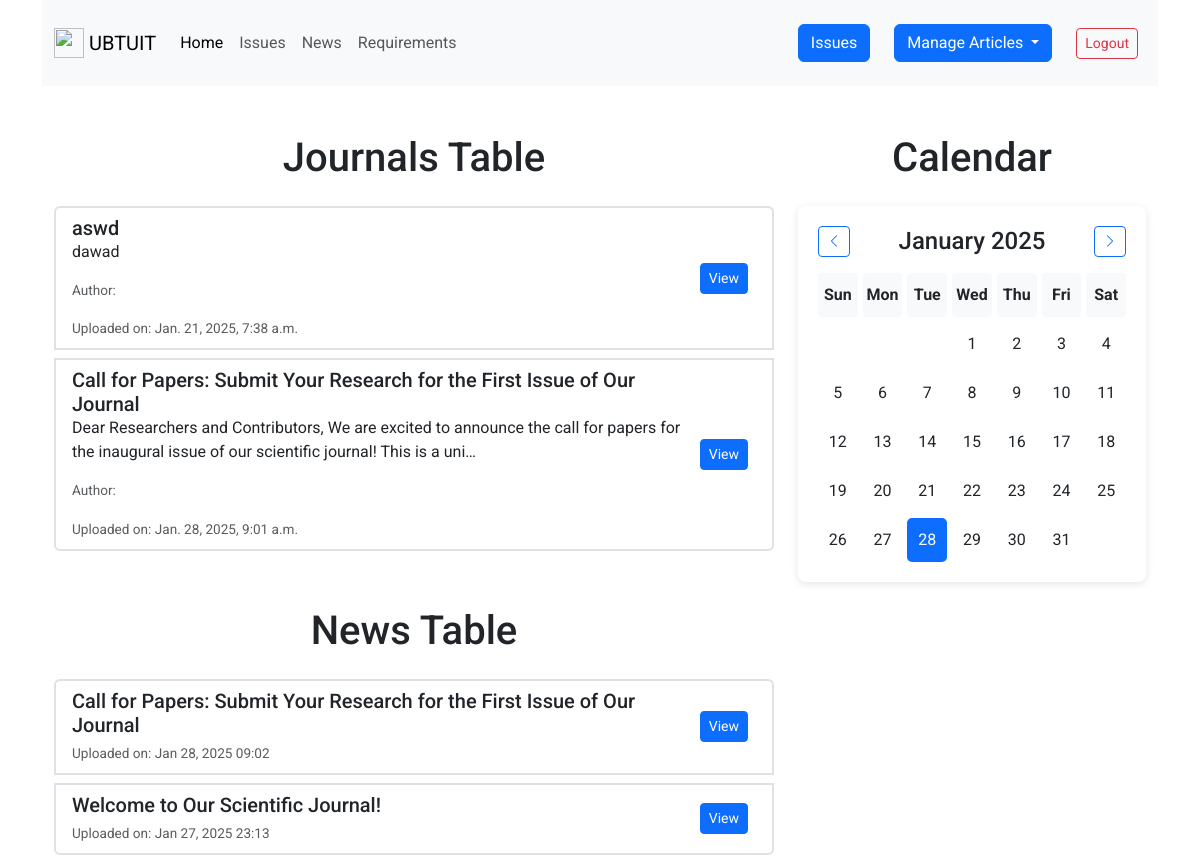
Screenshot of / (signed in) with the database file from the repository.
### journals/models.py (models this page shows, shortened)
class Journal(models.Model):
    user = models.ForeignKey(User, on_delete=models.SET_NULL, null=True)
    title = models.CharField(max_length=255)
    description = models.TextField()
    file_url = models.FileField(upload_to='journal_files/')
    created_at = models.DateTimeField(auto_now_add=True)
    updated_at = models.DateTimeField(auto_now=True)

### news/models.py (models this page shows, shortened)
class New(models.Model):
    title = models.CharField(max_length=255)
    subtitle = models.CharField(max_length=500, blank=True, null=True)
    description = models.TextField()
    creator = models.ForeignKey(User, on_delete=models.CASCADE, related_name='news_created')
    created_at = models.DateTimeField(auto_now_add=True)
    updated_at = models.DateTimeField(auto_now=True)

### pages/views.py (the view, shortened to what this page needs)
# urls.py: 2. Add a URL to urlpatterns:  path('', views.home, name='home')
def home(request):
    query = request.GET.get('q')
    search_year = request.GET.get('search_year')
    search_issue = request.GET.get('search_issue')
    last_quarter_start, last_quarter_end = get_last_quarter_dates()
    if query:
        journals = Journal.objects.filter(
            Q(title__icontains=query) |
            Q(description__icontains=query)
        ).filter(
            created_at__lt=last_quarter_start  # Exclude journals from last quarter
        ).order_by('-created_at')
    else:
        journals = Journal.objects.all()
    if search_year:
        journals = journals.filter(created_at__year=search_year)
    paginator = Paginator(journals, 14)  # 14 journals per page
    page = request.GET.get('page')
    try:
        journals = paginator.page(page)
    except PageNotAnInteger:
        journals = paginator.page(1)
    except EmptyPage:
        journals = paginator.page(paginator.num_pages)
    latest_news = New.objects.all().order_by('-created_at')[:10]
    return render(request, 'user/pages/home.html', {'journals': journals, 'news_obj': latest_news})

### articles/additional_functions.py (called while the page is built)
def get_last_quarter_dates():
    today = timezone.now()
    quarter = (today.month - 1) // 3 + 1
    if quarter == 1:
        last_quarter_year = today.year - 1
        last_quarter_start_month = 10  # October
    else:
        last_quarter_year = today.year
        last_quarter_start_month = (quarter - 2) * 3 + 1
    last_quarter_start = datetime(last_quarter_year, last_quarter_start_month, 1)
    if last_quarter_start_month + 3 > 12:
        next_quarter_start_month = (last_quarter_start_month + 3) % 12
        next_quarter_start_year = last_quarter_year + 1
    else:
        next_quarter_start_month = last_quarter_start_month + 3
        next_quarter_start_year = last_quarter_year
    next_quarter_start = datetime(next_quarter_start_year, next_quarter_start_month, 1)
    last_quarter_end = next_quarter_start - timedelta(days=1)
    return last_quarter_start, last_quarter_end

### templates/user/pages/home.html (shortened to what this page needs)
{% extends 'user/master.html' %}
{% load static %}
{% block content %}
<div class="container">
    <div class="row">
        <div class="col-md-8">
            <h1 class="text-center mt-5 mb-4">Journals Table</h1>
            <ul class="list-group">
                {% for journal in journals %}
                    <li class="list-group-item mb-2 border-2">
                        <div class="d-flex justify-content-between align-items-center">
                            <div>
                                <h5 class="mb-0">{{ journal.title }}</h5>
                                <p>{{ journal.description|truncatechars:150 }}</p>
                                <p class="text-muted">Author: {{ journal.user.lastname }}</p>
                                <small class="text-muted">Uploaded on: {{ journal.created_at }}</small>
                            </div>
                            <div>
                                <a href="{% url 'journal_detail' journal_id=journal.id %}" class="btn btn-sm btn-primary me-2">View</a>
                            </div>
                        </div>
                    </li>
                {% endfor %}
            </ul>
            <h1 class="text-center mt-5 mb-4">News Table</h1>
            <ul class="list-group">
                {% for news in news_obj %}
                    <li class="list-group-item mb-2 border-2">
                        <div class="d-flex justify-content-between align-items-center">
                            <div>
                                <h5 class="mb-1">{{ news.title }}</h5>
                                <small class="text-muted">Uploaded on: {{ news.created_at|date:"M d, Y H:i" }}</small>
                            </div>
                            <div>
                                <a href="{% url 'news_detail' pk=news.pk %}" class="btn btn-sm btn-primary me-2">View</a>
                            </div>
                        </div>
                    </li>
                {% endfor %}
            </ul>
        </div>
        <div class="col-md-4">
            <h1 class="text-center mt-5 mb-4">Calendar</h1>
            <div class="calendar mt-4" id="calendar_first">
                <div class="calendar-header d-flex justify-content-between align-items-center">
                    <button class="btn btn-outline-primary btn-sm" id="prevMonth"><i class="bi bi-chevron-left"></i></button>
                    <h4 id="monthAndYear" class="mb-0"></h4>
                    <button class="btn btn-outline-primary btn-sm" id="nextMonth"><i class="bi bi-chevron-right"></i></button>
                </div>
                <div class="calendar-body mt-3">
                </div>
            </div>
        </div>
    </div>
</div>
{% endblock content %}
{% block style %}
<link href="https://cdn.jsdelivr.net/npm/bootstrap-icons@1.10.5/font/bootstrap-icons.css" rel="stylesheet">
{% endblock %}

### templates/user/pages/home.html (style rules this page uses)
.calendar { background-color: #fff; padding: 20px; border-radius: 8px; box-shadow: 0 2px 8px rgba(0, 0, 0, 0.1); }
.calendar-header { display: flex; justify-content: space-between; align-items: center; }
.calendar-body { display: grid; grid-template-columns: repeat(7, 1fr); gap: 5px; margin-top: 10px; }
.text-muted { font-size: 0.85em; }

### templates/user/master.html (style rules this page uses)
* { font-family: "Roboto", sans-serif; }

### rows the page displays
Journal: title "aswd", description "dawad", created_at "Jan. 21, 2025, 7:38 a.m."
Journal: title "Call for Papers: Submit Your Research for the First Issue of Our Journal", description "Dear Researchers and Contributors, We are excited to announce the call for papers for the inaugural issue of our scientific journal! This is a uni…", created_at "Jan. 28, 2025, 9:01 a.m."
New: title "Call for Papers: Submit Your Research for the First Issue of Our Journal", created_at "Jan 28, 2025 09:02"
New: title "Welcome to Our Scientific Journal!", created_at "Jan 27, 2025 23:13"
